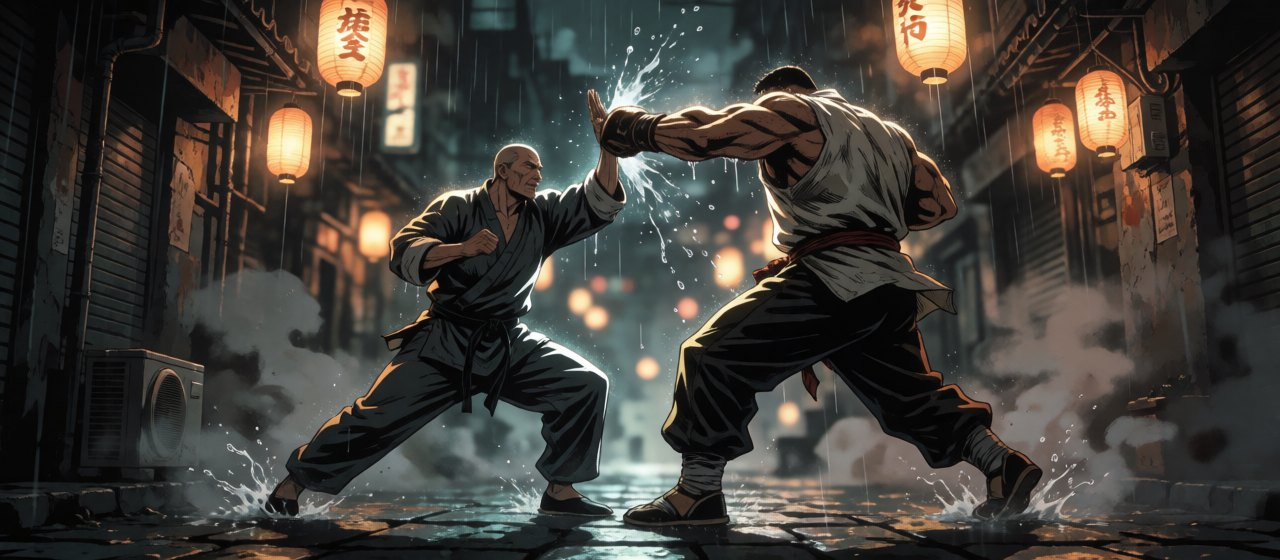
#> input picture assets/pdf-en/images/fill-ch-1-grundphilosophie.jpg, 1280 x 560 px
$ python -i gen_web_assets.py   (imports and definitions only)
#> lines starting #> are read from the running program, lines starting #| are printed output that depends on the picture
#> further down, picture is the input picture: PIL image 1280x560 RGB; mean R, G, B 65.5, 62, 56.4
#!/usr/bin/env python3
"""Erzeugt die Grafiken der Web-App (tools/kinetik-vtt/public/art/<theme>) mit Krea 2 in ComfyUI.

Nutzt den Client und die Modell-Einstellungen des PDF-Projekts (tools/rulebook-pdf, assets/pdf/project.json).
ComfyUI muss laufen (Standard http://127.0.0.1:8188).

Jedes Theme hat einen eigenen Satz (hero, vier Karten, portrait) mit eigenem Stil und eigener Nachbearbeitung.
Hybrid benutzt die Bilder von noir. Die Karte (map-lagerhaus) liegt themenunabhängig in art/.

    python3 scripts/gen_web_assets.py                         # alle Themes, vorhandene Dateien werden übersprungen
    python3 scripts/gen_web_assets.py --theme sincity         # nur ein Theme
    python3 scripts/gen_web_assets.py --theme wushu hero      # nur einzelne Bilder
    python3 scripts/gen_web_assets.py --force --seed 7 ...    # neu würfeln (anderer Seed)
"""
import argparse
import json
import sys
from pathlib import Path

import numpy as np

ROOT = Path(__file__).resolve().parent.parent
sys.path.insert(0, str(ROOT / "tools" / "rulebook-pdf"))

from PIL import Image, ImageEnhance, ImageFilter, ImageOps, ImageStat  # noqa: E402
from rpdf.comfy import Comfy, ComfyError  # noqa: E402

OUT = ROOT / "tools" / "kinetik-vtt" / "public" / "art"
# [1 line that did not run here, left out]
# [1 line that did not run here, left out]
# [1 line that did not run here, left out]

# Größen je Bild: (Erzeugung, Ziel). Karten werden 800x500, Hero 1600x896, Porträt 384x480.
SIZES = {
    "hero": ((1600, 896), (1600, 896)),
    "card-player": ((960, 600), (800, 500)),
    "card-join": ((960, 600), (800, 500)),
    "card-gm": ((960, 600), (800, 500)),
    "card-builder": ((960, 600), (800, 500)),
    "portrait": ((768, 960), (384, 480)),
}

# theme -> Stil, Zusatz zum Negativ-Prompt, Nachbearbeitung, Motive
# [133 lines that did not run here, left out]


def trim_bars(img, threshold=9):
    """Schneidet schwarze Balken (Letterbox) oben und unten ab, die manche Bilder mitbringen."""
#> called with threshold = 9
    g = img.convert("L")
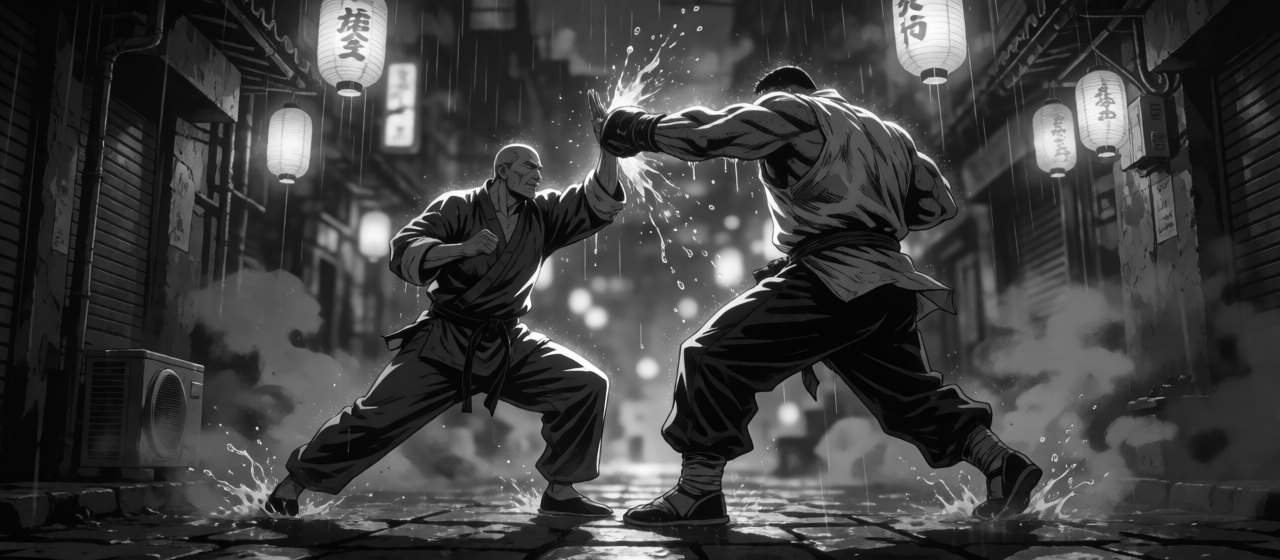
#> g: PIL image 1280x560 L; min 0, max 255, mean 62.4
    w, h = g.size
#> w = 1280; h = 560
    def dark(y):
        return ImageStat.Stat(g.crop((0, y, w, y + 1))).mean[0] < threshold
    top = 0
    while top < h // 4 and dark(top):
        top += 1
#> after the loop, top = 0
    bottom = h
#> bottom = 560
    while bottom > h - h // 4 and dark(bottom - 1):
        bottom -= 1
#> this loop made 0 passes
#> after the loop, bottom = 560
    return img.crop((0, top, w, bottom)) if (top or bottom < h) else img


# [59 lines left out: functions post_phosphor, post_spotred, post_paper, post_pixel, _spot, not called in this run]


def post_spotyellow(img, name):
    """Manga: Schwarzweiß, nur das Gelb bleibt."""
    return _spot(img, 28, 62, 0.4, gain=1.1)


# [26 lines left out: functions post_sepia, post_woodblock, post_dossier, not called in this run]


POST = {"phosphor": post_phosphor, "spotred": post_spotred, "paper": post_paper, "pixel": post_pixel,
        "spotyellow": post_spotyellow, "sepia": post_sepia, "woodblock": post_woodblock, "dossier": post_dossier}


# [51 lines left out: function main, not called in this run]


# [2 lines not run here, left out]

>>> from PIL import Image
>>> picture = Image.open('../assets/pdf-en/images/fill-ch-1-grundphilosophie.jpg')
>>> result = trim_bars(picture)

$ run again, on assets/pdf-en/images/fill-sec-2-2-das-titel-system-level-1-bis-10.jpg
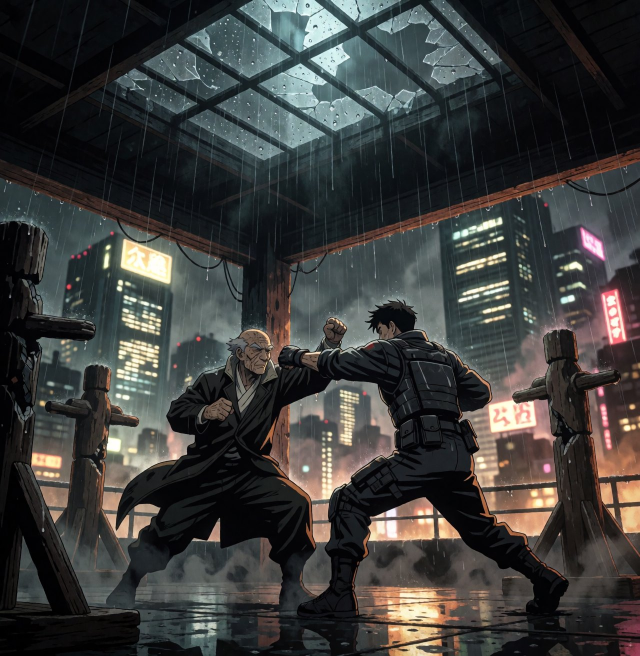
#> input picture assets/pdf-en/images/fill-sec-2-2-das-titel-system-level-1-bis-10.jpg, 1280 x 1312 px (shown at 1/2 size)
#> picture is the input picture: PIL image 1280x1312 RGB; mean R, G, B 60.3, 60.6, 59.1
#> in trim_bars, `g = img.convert("L")`:
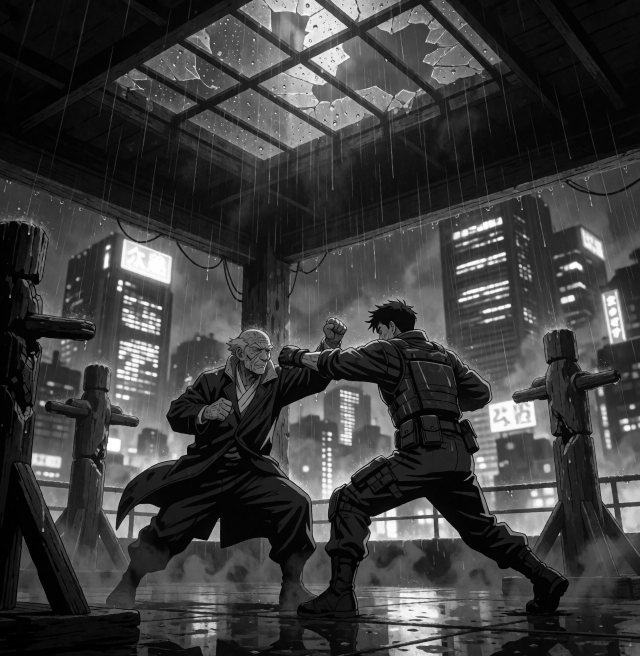
#> g: PIL image 1280x1312 L (shown at 1/2 size); min 0, max 255, mean 60.3
#> in trim_bars, `bottom = h`: bottom = 1312

$ run again, on assets/pdf-en/images/fill-sec-2-3-ressourcen-verletzungen.jpg
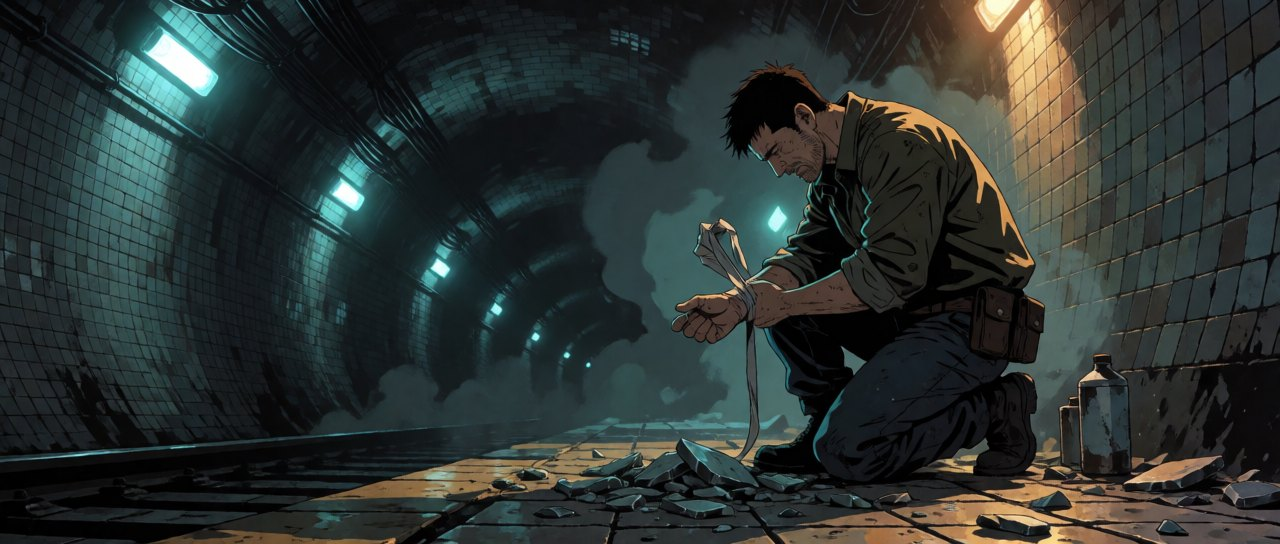
#> input picture assets/pdf-en/images/fill-sec-2-3-ressourcen-verletzungen.jpg, 1280 x 544 px
#> picture is the input picture: PIL image 1280x544 RGB; mean R, G, B 44.3, 51.7, 49.5
#> in trim_bars, `g = img.convert("L")`:
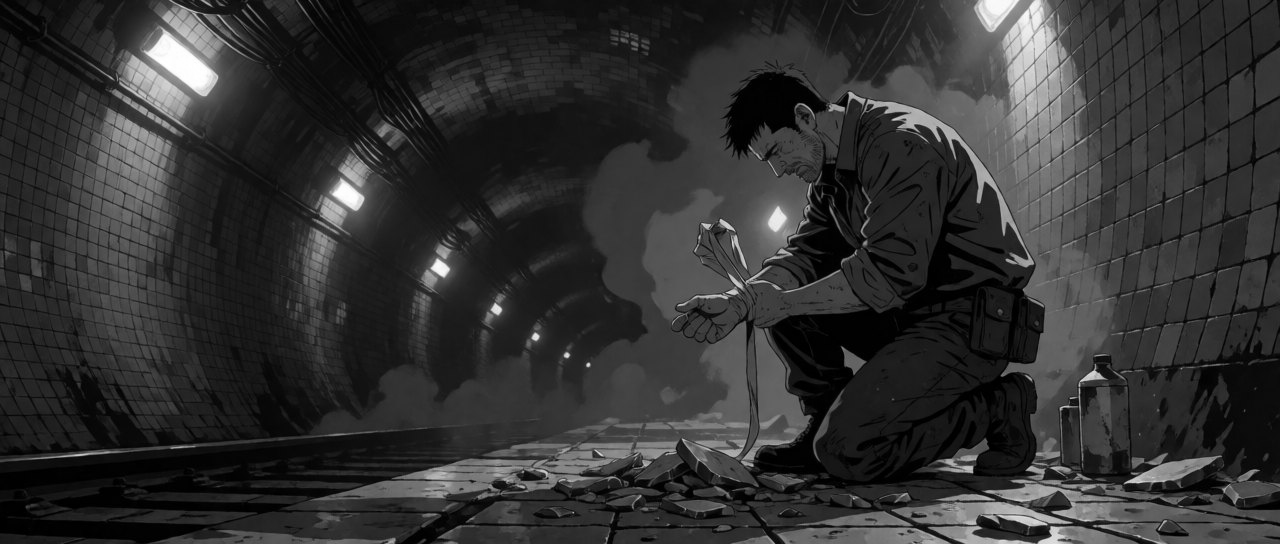
#> g: PIL image 1280x544 L; min 0, max 255, mean 49.2
#> in trim_bars, `bottom = h`: bottom = 544

$ run again, on assets/pdf-en/images/fill-sec-2-4-charaktererschaffung.jpg
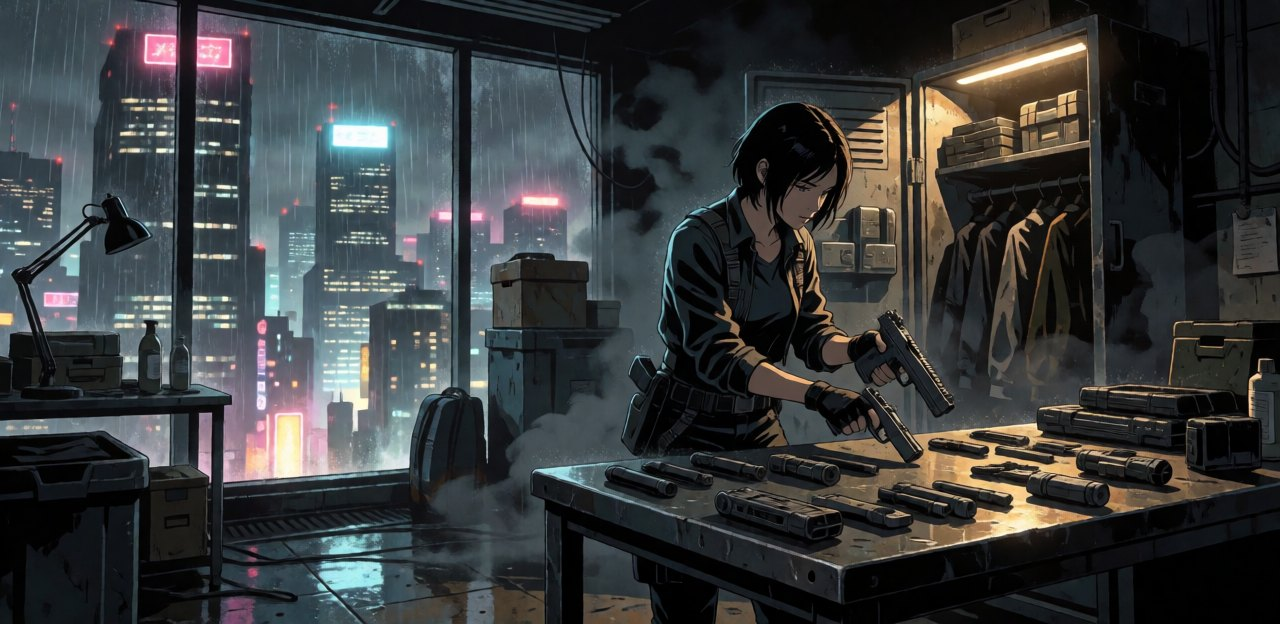
#> input picture assets/pdf-en/images/fill-sec-2-4-charaktererschaffung.jpg, 1280 x 624 px
#> picture is the input picture: PIL image 1280x624 RGB; mean R, G, B 56, 58.5, 59.3
#> in trim_bars, `g = img.convert("L")`:
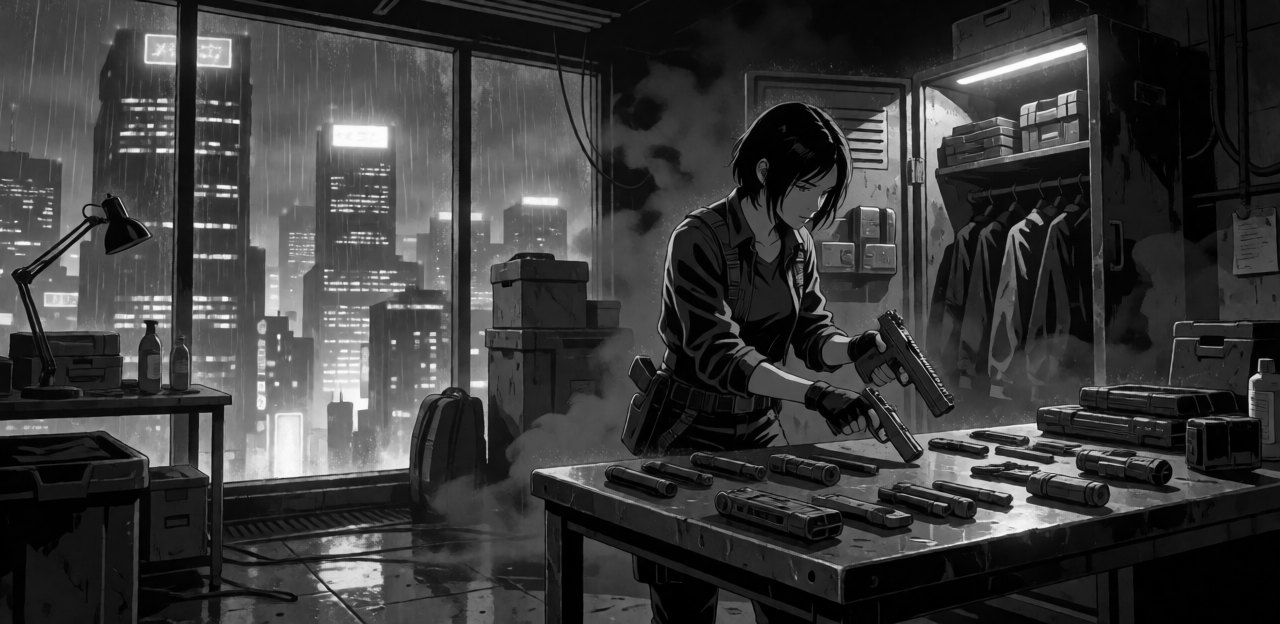
#> g: PIL image 1280x624 L; min 0, max 255, mean 57.8
#> in trim_bars, `bottom = h`: bottom = 624
